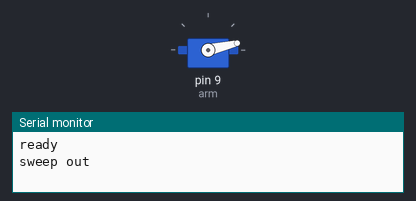
A sketch run on a simulated Arduino Uno, built with avr-gcc and run on an emulated ATmega328P. Parts: servo, the last lines printed to the serial monitor.

Above: at 0.05 s.
At 1.15 s:
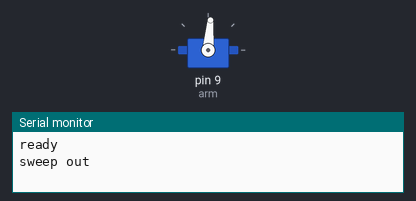
At 2.3 s:
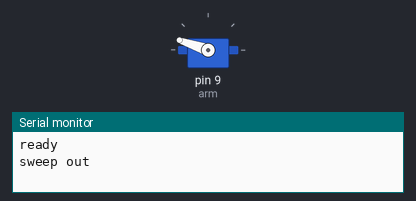
At 4.6 s:
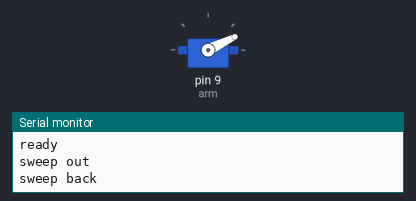
Timing chart, 0 to 6.3 s (numbered marks = the images above):
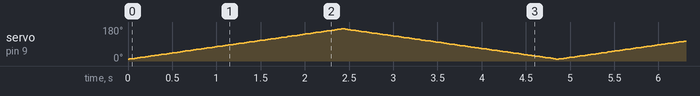

The sketch:

servo-default.ino
```cpp
// Lesson 10: sweep a servo on D9 back and forth.
#include <Servo.h>

byte fromDeg = 10;   // start angle
byte toDeg = 170;    // end angle
byte stepMs = 15;    // ms per degree
Servo arm;

void setup() {
  Serial.begin(9600);
  arm.attach(9);
  Serial.println("ready");
}

void loop() {
  Serial.println("sweep out");
  for (int a = fromDeg; a <= toDeg; a++) {
    arm.write(a);
    delay(stepMs);
  }
  Serial.println("sweep back");
  for (int a = toDeg; a >= fromDeg; a--) {
    arm.write(a);
    delay(stepMs);
  }
}
```
